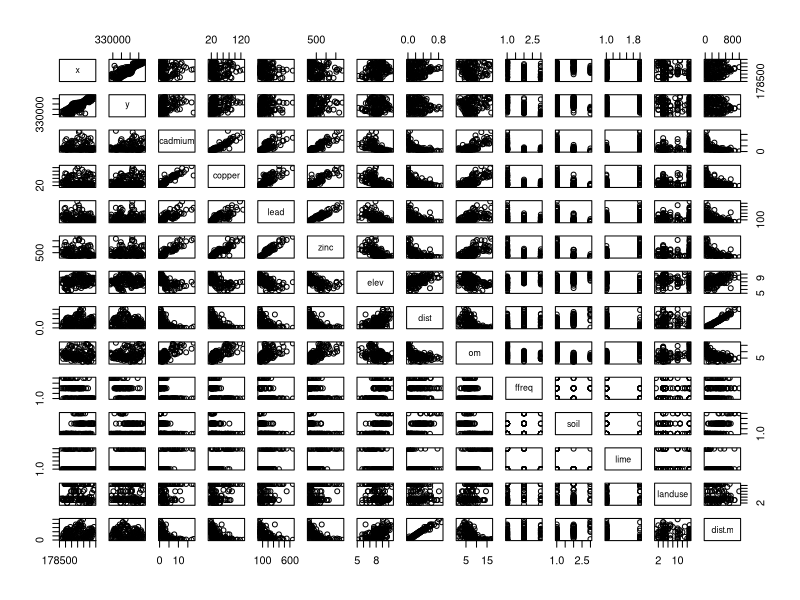
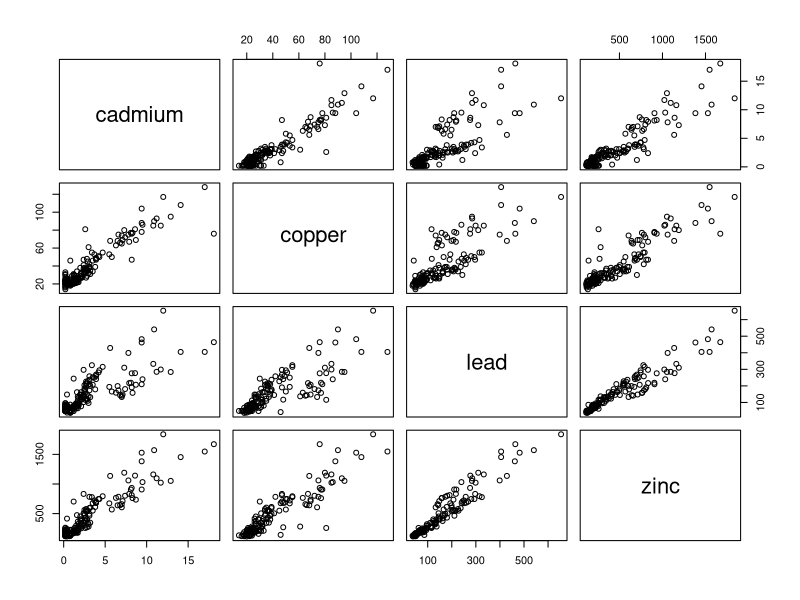
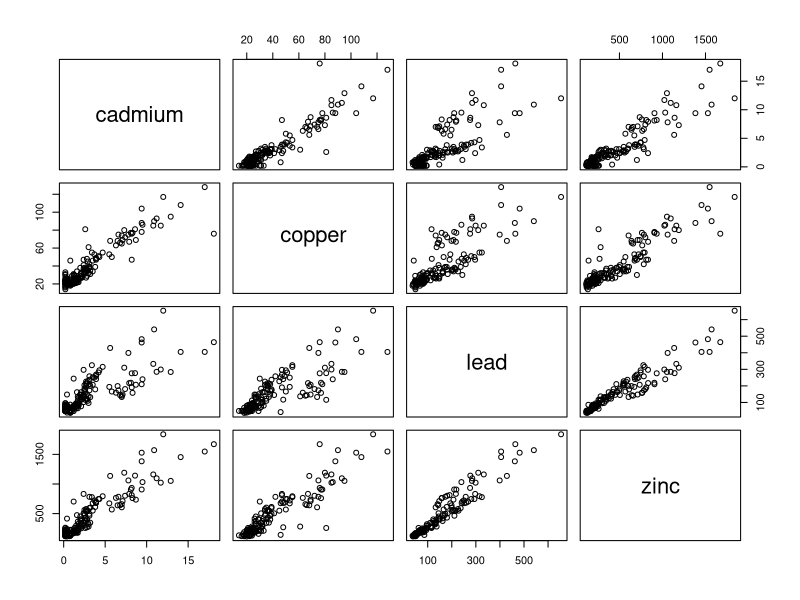

These figures' R source, in order:
#lecture 2 on ecological variables

install.packages("sp")
library(sp)
data(meuse)
pairs(meuse)
pairs(meuse[,3:6])  #start show only column 3 to 6 of a data set

pairs(~ cadmium + copper + lead + zinc, data=meuse)
